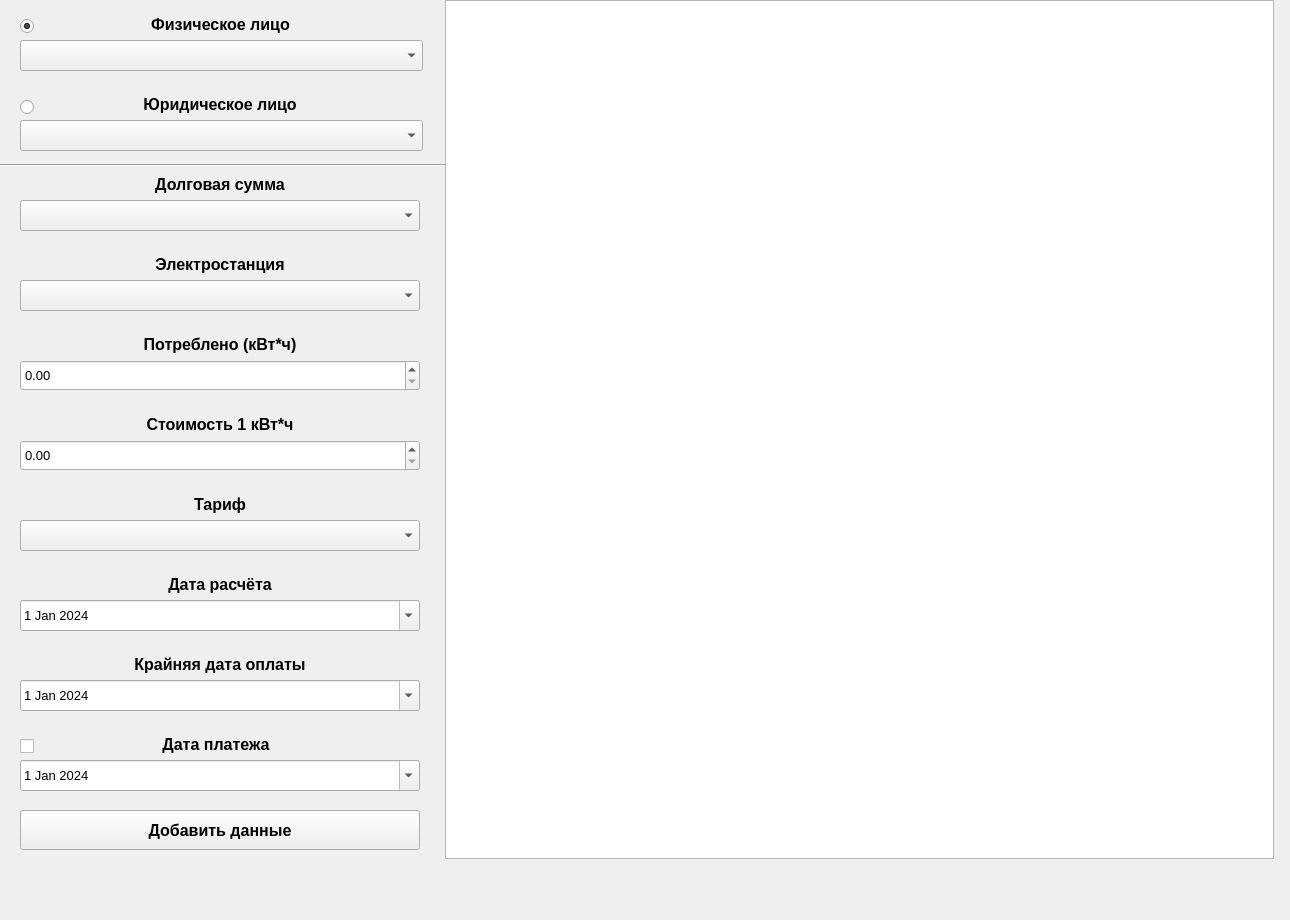
   <widget class="QWidget" name="tab">
    <property name="font">
     <font>
      <pointsize>10</pointsize>
      <weight>50</weight>
      <italic>false</italic>
      <bold>false</bold>
     </font>
    </property>
    <attribute name="title">
     <string>Добавить</string>
    </attribute>
    <widget class="QTableView" name="tableView">
     <property name="geometry">
      <rect>
       <x>445</x>
       <y>0</y>
       <width>829</width>
       <height>859</height>
      </rect>
     </property>
    </widget>
    <widget class="QPushButton" name="addPushButton">
     <property name="geometry">
      <rect>
       <x>20</x>
       <y>810</y>
       <width>400</width>
       <height>40</height>
      </rect>
     </property>
     <property name="font">
      <font>
       <family>Segoe UI</family>
       <pointsize>12</pointsize>
       <weight>75</weight>
       <italic>false</italic>
       <bold>true</bold>
      </font>
     </property>
     <property name="text">
      <string>Добавить данные</string>
     </property>
    </widget>
    <widget class="QLabel" name="label">
     <property name="geometry">
      <rect>
       <x>20</x>
       <y>10</y>
       <width>401</width>
       <height>30</height>
      </rect>
     </property>
     <property name="font">
      <font>
       <pointsize>12</pointsize>
       <weight>75</weight>
       <italic>false</italic>
       <bold>true</bold>
      </font>
     </property>
     <property name="text">
      <string>&lt;html&gt;&lt;head/&gt;&lt;body&gt;&lt;p align=&quot;center&quot;&gt;Физическое лицо&lt;/p&gt;&lt;/body&gt;&lt;/html&gt;</string>
     </property>
     <property name="alignment">
      <set>Qt::AlignCenter</set>
     </property>
    </widget>
    <widget class="QLabel" name="label_2">
     <property name="geometry">
      <rect>
       <x>20</x>
       <y>90</y>
       <width>400</width>
       <height>30</height>
      </rect>
     </property>
     <property name="font">
      <font>
       <pointsize>12</pointsize>
       <weight>75</weight>
       <italic>false</italic>
       <bold>true</bold>
      </font>
     </property>
     <property name="text">
      <string>&lt;html&gt;&lt;head/&gt;&lt;body&gt;&lt;p align=&quot;center&quot;&gt;Юридическое лицо&lt;/p&gt;&lt;/body&gt;&lt;/html&gt;</string>
     </property>
    </widget>
    <widget class="QLabel" name="label_3">
     <property name="geometry">
      <rect>
       <x>20</x>
       <y>170</y>
       <width>400</width>
       <height>30</height>
      </rect>
     </property>
     <property name="font">
      <font>
       <pointsize>12</pointsize>
       <weight>75</weight>
       <italic>false</italic>
       <bold>true</bold>
      </font>
     </property>
     <property name="text">
      <string>&lt;html&gt;&lt;head/&gt;&lt;body&gt;&lt;p align=&quot;center&quot;&gt;Долговая сумма&lt;/p&gt;&lt;/body&gt;&lt;/html&gt;</string>
     </property>
     <property name="alignment">
      <set>Qt::AlignCenter</set>
     </property>
    </widget>
    <widget class="QLabel" name="label_4">
     <property name="geometry">
      <rect>
       <x>20</x>
       <y>250</y>
       <width>400</width>
       <height>30</height>
      </rect>
     </property>
     <property name="font">
      <font>
       <pointsize>12</pointsize>
       <weight>75</weight>
       <italic>false</italic>
       <bold>true</bold>
      </font>
     </property>
     <property name="text">
      <string>&lt;html&gt;&lt;head/&gt;&lt;body&gt;&lt;p align=&quot;center&quot;&gt;Электростанция&lt;/p&gt;&lt;/body&gt;&lt;/html&gt;</string>
     </property>
     <property name="alignment">
      <set>Qt::AlignCenter</set>
     </property>
    </widget>
    <widget class="QLabel" name="label_5">
     <property name="geometry">
      <rect>
       <x>20</x>
       <y>330</y>
       <width>400</width>
       <height>30</height>
      </rect>
     </property>
     <property name="font">
      <font>
       <pointsize>12</pointsize>
       <weight>75</weight>
       <italic>false</italic>
       <bold>true</bold>
      </font>
     </property>
     <property name="text">
      <string>&lt;html&gt;&lt;head/&gt;&lt;body&gt;&lt;p align=&quot;center&quot;&gt;Потреблено (кВт*ч)&lt;/p&gt;&lt;/body&gt;&lt;/html&gt;</string>
     </property>
     <property name="alignment">
      <set>Qt::AlignCenter</set>
     </property>
    </widget>
    <widget class="QLabel" name="label_6">
     <property name="geometry">
      <rect>
       <x>20</x>
       <y>410</y>
       <width>400</width>
       <height>30</height>
      </rect>
     </property>
     <property name="font">
      <font>
       <pointsize>12</pointsize>
       <weight>75</weight>
       <italic>false</italic>
       <bold>true</bold>
      </font>
     </property>
     <property name="text">
      <string>&lt;html&gt;&lt;head/&gt;&lt;body&gt;&lt;p align=&quot;center&quot;&gt;Стоимость 1 кВт*ч&lt;/p&gt;&lt;/body&gt;&lt;/html&gt;</string>
     </property>
     <property name="alignment">
      <set>Qt::AlignCenter</set>
     </property>
    </widget>
    <widget class="QLabel" name="label_7">
     <property name="geometry">
      <rect>
       <x>20</x>
       <y>490</y>
       <width>400</width>
       <height>30</height>
      </rect>
     </property>
     <property name="font">
      <font>
       <pointsize>12</pointsize>
       <weight>75</weight>
       <italic>false</italic>
       <bold>true</bold>
      </font>
     </property>
     <property name="text">
      <string>&lt;html&gt;&lt;head/&gt;&lt;body&gt;&lt;p align=&quot;center&quot;&gt;Тариф&lt;/p&gt;&lt;/body&gt;&lt;/html&gt;</string>
     </property>
     <property name="alignment">
      <set>Qt::AlignCenter</set>
     </property>
    </widget>
    <widget class="QLabel" name="label_8">
     <property name="geometry">
      <rect>
       <x>20</x>
       <y>570</y>
       <width>400</width>
       <height>30</height>
      </rect>
     </property>
     <property name="font">
      <font>
       <pointsize>12</pointsize>
       <weight>75</weight>
       <italic>false</italic>
       <bold>true</bold>
      </font>
     </property>
     <property name="text">
      <string>&lt;html&gt;&lt;head/&gt;&lt;body&gt;&lt;p align=&quot;center&quot;&gt;Дата расчёта&lt;/p&gt;&lt;/body&gt;&lt;/html&gt;</string>
     </property>
     <property name="alignment">
      <set>Qt::AlignCenter</set>
     </property>
    </widget>
    <widget class="QLabel" name="label_9">
     <property name="geometry">
      <rect>
       <x>20</x>
       <y>650</y>
       <width>400</width>
       <height>30</height>
      </rect>
     </property>
     <property name="font">
      <font>
       <pointsize>12</pointsize>
       <weight>75</weight>
       <italic>false</italic>
       <bold>true</bold>
      </font>
     </property>
     <property name="text">
      <string>&lt;html&gt;&lt;head/&gt;&lt;body&gt;&lt;p align=&quot;center&quot;&gt;Крайняя дата оплаты&lt;/p&gt;&lt;/body&gt;&lt;/html&gt;</string>
     </property>
     <property name="alignment">
      <set>Qt::AlignCenter</set>
     </property>
    </widget>
    <widget class="QLabel" name="label_10">
     <property name="geometry">
      <rect>
       <x>16</x>
       <y>730</y>
       <width>400</width>
       <height>30</height>
      </rect>
     </property>
     <property name="font">
      <font>
       <pointsize>12</pointsize>
       <weight>75</weight>
       <italic>false</italic>
       <bold>true</bold>
      </font>
     </property>
     <property name="text">
      <string>&lt;html&gt;&lt;head/&gt;&lt;body&gt;&lt;p align=&quot;center&quot;&gt;Дата платежа&lt;/p&gt;&lt;/body&gt;&lt;/html&gt;</string>
     </property>
     <property name="alignment">
      <set>Qt::AlignCenter</set>
     </property>
    </widget>
    <widget class="QDoubleSpinBox" name="addDoubleSpinBox">
     <property name="geometry">
      <rect>
       <x>20</x>
       <y>360</y>
       <width>400</width>
       <height>31</height>
      </rect>
     </property>
     <property name="decimals">
      <number>2</number>
     </property>
     <property name="maximum">
      <double>999999999.000000000000000</double>
     </property>
     <property name="singleStep">
      <double>1.000000000000000</double>
     </property>
     <property name="stepType">
      <enum>QAbstractSpinBox::AdaptiveDecimalStepType</enum>
     </property>
    </widget>
    <widget class="QDoubleSpinBox" name="addDoubleSpinBox_2">
     <property name="geometry">
      <rect>
       <x>20</x>
       <y>440</y>
       <width>400</width>
       <height>31</height>
      </rect>
     </property>
     <property name="decimals">
      <number>2</number>
     </property>
     <property name="maximum">
      <double>999999999.000000000000000</double>
     </property>
     <property name="singleStep">
      <double>1.000000000000000</double>
     </property>
     <property name="stepType">
      <enum>QAbstractSpinBox::AdaptiveDecimalStepType</enum>
     </property>
    </widget>
    <widget class="QComboBox" name="addComboBox">
     <property name="geometry">
      <rect>
       <x>20</x>
       <y>40</y>
       <width>403</width>
       <height>31</height>
      </rect>
     </property>
     <property name="sizeAdjustPolicy">
      <enum>QComboBox::AdjustToContentsOnFirstShow</enum>
     </property>
     <property name="minimumContentsLength">
      <number>500</number>
     </property>
    </widget>
    <widget class="QComboBox" name="addComboBox_2">
     <property name="geometry">
      <rect>
       <x>20</x>
       <y>120</y>
       <width>403</width>
       <height>31</height>
      </rect>
     </property>
    </widget>
    <widget class="QComboBox" name="addComboBox_3">
     <property name="geometry">
      <rect>
       <x>20</x>
       <y>200</y>
       <width>400</width>
       <height>31</height>
      </rect>
     </property>
     <property name="currentIndex">
      <number>-1</number>
     </property>
    </widget>
    <widget class="QComboBox" name="addComboBox_4">
     <property name="geometry">
      <rect>
       <x>20</x>
       <y>280</y>
       <width>400</width>
       <height>31</height>
      </rect>
     </property>
     <property name="currentIndex">
      <number>-1</number>
     </property>
    </widget>
    <widget class="QComboBox" name="addComboBox_5">
     <property name="geometry">
      <rect>
       <x>20</x>
       <y>520</y>
       <width>400</width>
       <height>31</height>
      </rect>
     </property>
     <property name="currentIndex">
      <number>-1</number>
     </property>
    </widget>
    <widget class="QDateEdit" name="addDateEdit">
     <property name="geometry">
      <rect>
       <x>20</x>
       <y>600</y>
       <width>400</width>
       <height>31</height>
      </rect>
     </property>
     <property name="minimumDate">
      <date>
       <year>2000</year>
       <month>1</month>
       <day>1</day>
      </date>
     </property>
     <property name="calendarPopup">
      <bool>true</bool>
     </property>
     <property name="date">
      <date>
       <year>2024</year>
       <month>1</month>
       <day>1</day>
      </date>
     </property>
    </widget>
    <widget class="QDateEdit" name="addDateEdit_2">
     <property name="geometry">
      <rect>
       <x>20</x>
       <y>680</y>
       <width>400</width>
       <height>31</height>
      </rect>
     </property>
     <property name="minimumDate">
      <date>
       <year>2000</year>
       <month>1</month>
       <day>1</day>
      </date>
     </property>
     <property name="calendarPopup">
      <bool>true</bool>
     </property>
     <property name="date">
      <date>
       <year>2024</year>
       <month>1</month>
       <day>1</day>
      </date>
     </property>
    </widget>
    <widget class="QDateEdit" name="addDateEdit_3">
     <property name="geometry">
      <rect>
       <x>20</x>
       <y>760</y>
       <width>400</width>
       <height>31</height>
      </rect>
     </property>
     <property name="minimumDate">
      <date>
       <year>2000</year>
       <month>1</month>
       <day>1</day>
      </date>
     </property>
     <property name="calendarPopup">
      <bool>true</bool>
     </property>
     <property name="date">
      <date>
       <year>2024</year>
       <month>1</month>
       <day>1</day>
      </date>
     </property>
    </widget>
    <widget class="QRadioButton" name="radioButton">
     <property name="geometry">
      <rect>
       <x>20</x>
       <y>18</y>
       <width>97</width>
       <height>16</height>
      </rect>
     </property>
     <property name="text">
      <string/>
     </property>
     <property name="checkable">
      <bool>true</bool>
     </property>
     <property name="checked">
      <bool>true</bool>
     </property>
    </widget>
    <widget class="QRadioButton" name="radioButton_2">
     <property name="geometry">
      <rect>
       <x>20</x>
       <y>99</y>
       <width>91</width>
       <height>16</height>
      </rect>
     </property>
     <property name="text">
      <string/>
     </property>
    </widget>
    <widget class="Line" name="line">
     <property name="geometry">
      <rect>
       <x>-25</x>
       <y>150</y>
       <width>470</width>
       <height>31</height>
      </rect>
     </property>
     <property name="orientation">
      <enum>Qt::Horizontal</enum>
     </property>
    </widget>
    <widget class="QCheckBox" name="checkBox">
     <property name="geometry">
      <rect>
       <x>20</x>
       <y>738</y>
       <width>83</width>
       <height>17</height>
      </rect>
     </property>
     <property name="text">
      <string/>
     </property>
     <property name="checked">
      <bool>false</bool>
     </property>
     <property name="tristate">
      <bool>false</bool>
     </property>
    </widget>
    <widget class="QLabel" name="label_31">
     <property name="geometry">
      <rect>
       <x>0</x>
       <y>-40</y>
       <width>1281</width>
       <height>911</height>
      </rect>
     </property>
     <property name="text">
      <string>&lt;html&gt;&lt;head/&gt;&lt;body&gt;&lt;p&gt;&lt;img src=&quot;:/invwin.png&quot;/&gt;&lt;/p&gt;&lt;/body&gt;&lt;/html&gt;</string>
     </property>
    </widget>
    <zorder>label_31</zorder>
    <zorder>tableView</zorder>
    <zorder>addPushButton</zorder>
    <zorder>label</zorder>
    <zorder>label_2</zorder>
    <zorder>label_3</zorder>
    <zorder>label_4</zorder>
    <zorder>label_5</zorder>
    <zorder>label_6</zorder>
    <zorder>label_7</zorder>
    <zorder>label_8</zorder>
    <zorder>label_9</zorder>
    <zorder>label_10</zorder>
    <zorder>addDoubleSpinBox</zorder>
    <zorder>addDoubleSpinBox_2</zorder>
    <zorder>addComboBox</zorder>
    <zorder>addComboBox_2</zorder>
    <zorder>addComboBox_3</zorder>
    <zorder>addComboBox_4</zorder>
    <zorder>addComboBox_5</zorder>
    <zorder>addDateEdit</zorder>
    <zorder>addDateEdit_2</zorder>
    <zorder>addDateEdit_3</zorder>
    <zorder>radioButton</zorder>
    <zorder>radioButton_2</zorder>
    <zorder>line</zorder>
    <zorder>checkBox</zorder>
   </widget>
